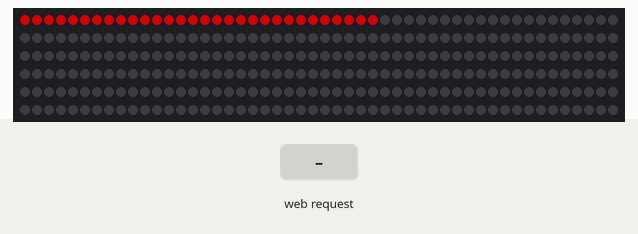
Simulated run of this sketch. Board: ESP32-C3. Parts: 300 RGB LEDs in strip order, left to right, continuing on the next row. The inputs (shaded band) are chosen by the test bench. Dim RGB values are drawn brighter than linear; WiFi joins after 1.5 s; servers stay silent unless stated; EEPROM starts erased; what the sketch prints to the serial monitor is not drawn.

Above: at 3.2 s.
3.3 s: HTTP request GET /set?power=120&r=120&g=120 received
4.8 s: HTTP request GET /set?r=1 received
6.3 s: HTTP request GET /set?power=0 received
7.8 s: HTTP request GET /set?power=1 received
Timing chart, 0 to 10.3 s (numbered marks = the images above; inputs shaded):
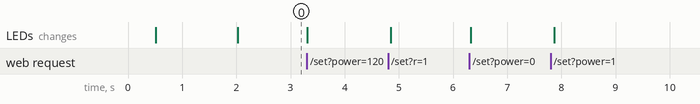

The sketch:

LedController.ino
```cpp
// ESP32-C3 + WS2812B — WiFi orqali boshqaruv (LedPult ilovasi uchun)
// Kutubxona: Adafruit NeoPixel (Library Manager orqali o'rnating)
// Plata: "ESP32C3 Dev Module", USB CDC On Boot: Enabled

#include <WiFi.h>
#include <WebServer.h>
#include <Preferences.h>
#include <Adafruit_NeoPixel.h>

// ====== SOZLAMALAR ======
const char* WIFI_SSID = "WIFI_NOMI";     // uy WiFi nomi
const char* WIFI_PASS = "WIFI_PAROLI";   // uy WiFi paroli
const char* AP_SSID   = "LED-ESP32";     // WiFi topilmasa o'zi tarqatadi
const char* AP_PASS   = "12345678";      // (IP: 192.168.4.1)
#define LED_PIN   4                      // WS2812B DIN ulangan GPIO
#define MAX_LEDS  300                    // maksimal LED soni
// ========================

Adafruit_NeoPixel strip(MAX_LEDS, LED_PIN, NEO_GRB + NEO_KHZ800);
WebServer server(80);
Preferences prefs;

bool     power = true;
uint8_t  r = 255, g = 0, b = 0;
uint8_t  bright = 128;      // 0..255
uint8_t  mode = 0;          // 0 statik, 1 kamalak, 2 nafas, 3 yuguruvchi
uint8_t  speed = 50;        // 1..100
uint16_t count = 30;        // LED soni

uint32_t lastFrame = 0, saveAt = 0;
uint16_t step = 0;

void loadSettings() {
  prefs.begin("led", true);
  power  = prefs.getBool("p", true);
  r      = prefs.getUChar("r", 255);
  g      = prefs.getUChar("g", 0);
  b      = prefs.getUChar("b", 0);
  bright = prefs.getUChar("br", 128);
  mode   = prefs.getUChar("m", 0);
  speed  = prefs.getUChar("s", 50);
  count  = prefs.getUShort("c", 30);
  prefs.end();
  if (count < 1 || count > MAX_LEDS) count = 30;
}

void saveSettings() {
  prefs.begin("led", false);
  prefs.putBool("p", power);
  prefs.putUChar("r", r);  prefs.putUChar("g", g);  prefs.putUChar("b", b);
  prefs.putUChar("br", bright);
  prefs.putUChar("m", mode);
  prefs.putUChar("s", speed);
  prefs.putUShort("c", count);
  prefs.end();
}

void cors() { server.sendHeader("Access-Control-Allow-Origin", "*"); }

String stateJson() {
  char buf[200];
  snprintf(buf, sizeof(buf),
    "{\"power\":%d,\"r\":%u,\"g\":%u,\"b\":%u,\"br\":%u,\"mode\":%u,\"speed\":%u,\"count\":%u,\"max\":%u}",
    power ? 1 : 0, r, g, b, bright, mode, speed, count, MAX_LEDS);
  return String(buf);
}

void handleState() { cors(); server.send(200, "application/json", stateJson()); }

void handleSet() {
  if (server.hasArg("power")) power  = server.arg("power").toInt() != 0;
  if (server.hasArg("r"))     r      = constrain(server.arg("r").toInt(), 0, 255);
  if (server.hasArg("g"))     g      = constrain(server.arg("g").toInt(), 0, 255);
  if (server.hasArg("b"))     b      = constrain(server.arg("b").toInt(), 0, 255);
  if (server.hasArg("br"))    bright = constrain(server.arg("br").toInt(), 0, 255);
  if (server.hasArg("mode"))  mode   = constrain(server.arg("mode").toInt(), 0, 3);
  if (server.hasArg("speed")) speed  = constrain(server.arg("speed").toInt(), 1, 100);
  if (server.hasArg("count")) count  = constrain(server.arg("count").toInt(), 1, MAX_LEDS);
  saveAt = millis() + 2000;   // 2 soniyadan keyin xotiraga yoziladi
  cors();
  server.send(200, "application/json", stateJson());
}

void render() {
  strip.clear();
  if (power) {
    strip.setBrightness(bright);
    switch (mode) {
      case 0:  // statik
        for (uint16_t i = 0; i < count; i++) strip.setPixelColor(i, r, g, b);
        break;
      case 1:  // kamalak
        for (uint16_t i = 0; i < count; i++)
          strip.setPixelColor(i, strip.gamma32(strip.ColorHSV((i * 65536UL / count) + step * 256)));
        break;
      case 2: { // nafas
        uint8_t k = (step % 512 < 256) ? (step % 256) : (255 - step % 256);
        k = max<uint8_t>(k, 8);
        for (uint16_t i = 0; i < count; i++)
          strip.setPixelColor(i, r * k / 255, g * k / 255, b * k / 255);
        break;
      }
      case 3: { // yuguruvchi
        uint16_t head = step % count;
        for (uint8_t t = 0; t < 5 && t < count; t++) {
          uint16_t i = (head + count - t) % count;
          uint8_t k = 255 >> t;
          strip.setPixelColor(i, r * k / 255, g * k / 255, b * k / 255);
        }
        break;
      }
    }
  }
  strip.show();
}

void setupWifi() {
  WiFi.mode(WIFI_STA);
  WiFi.begin(WIFI_SSID, WIFI_PASS);
  Serial.print("WiFi'ga ulanmoqda");
  uint32_t t0 = millis();
  while (WiFi.status() != WL_CONNECTED && millis() - t0 < 15000) {
    delay(300); Serial.print(".");
  }
  if (WiFi.status() == WL_CONNECTED) {
    Serial.print("\nUlandi! IP: ");
    Serial.println(WiFi.localIP());
  } else {
    WiFi.mode(WIFI_AP);
    WiFi.softAP(AP_SSID, AP_PASS);
    Serial.print("\nWiFi topilmadi. AP rejimi: ");
    Serial.print(AP_SSID); Serial.print("  IP: ");
    Serial.println(WiFi.softAPIP());
  }
}

void setup() {
  Serial.begin(115200);
  delay(500);
  loadSettings();
  strip.begin();
  strip.show();
  setupWifi();

  server.on("/state", handleState);
  server.on("/set", handleSet);
  server.on("/", []() { cors(); server.send(200, "text/plain", "LED ESP32 ishlayapti"); });
  server.begin();
}

void loop() {
  server.handleClient();

  uint16_t interval = map(speed, 1, 100, 120, 5);   // ms
  if (millis() - lastFrame >= interval) {
    lastFrame = millis();
    step++;
    render();
  }

  if (saveAt && millis() > saveAt) { saveAt = 0; saveSettings(); }

  // WiFi uzilsa qayta ulanish
  static uint32_t lastCheck = 0;
  if (WiFi.getMode() == WIFI_STA && millis() - lastCheck > 10000) {
    lastCheck = millis();
    if (WiFi.status() != WL_CONNECTED) WiFi.reconnect();
  }
}
```
